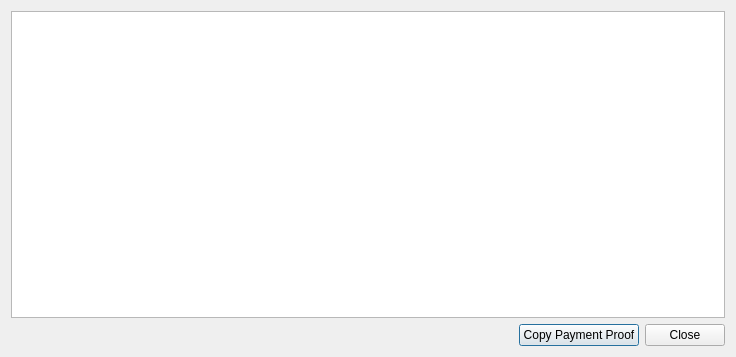
<?xml version="1.0" encoding="UTF-8"?>
<ui version="4.0">
 <class>TransactionDetailsDialog</class>
 <widget class="QDialog" name="TransactionDetailsDialog">
  <property name="geometry">
   <rect>
    <x>0</x>
    <y>0</y>
    <width>736</width>
    <height>357</height>
   </rect>
  </property>
  <property name="windowTitle">
   <string>Transaction details</string>
  </property>
  <layout class="QVBoxLayout" name="verticalLayout">
   <item>
    <widget class="QTextBrowser" name="m_detailsBrowser"/>
   </item>
   <item>
    <layout class="QHBoxLayout" name="horizontalLayout">
     <item>
      <spacer name="horizontalSpacer">
       <property name="orientation">
        <enum>Qt::Horizontal</enum>
       </property>
       <property name="sizeHint" stdset="0">
        <size>
         <width>40</width>
         <height>20</height>
        </size>
       </property>
      </spacer>
     </item>
     <item>
      <widget class="QPushButton" name="m_copyProofButton">
       <property name="visible">
        <bool>false</bool>
       </property>
       <property name="text">
        <string>Copy Payment Proof</string>
       </property>
      </widget>
     </item>
     <item>
      <widget class="QPushButton" name="m_closeButton">
       <property name="text">
        <string>Close</string>
       </property>
      </widget>
     </item>
    </layout>
   </item>
  </layout>
 </widget>
 <resources/>
 <connections>
  <connection>
   <sender>m_closeButton</sender>
   <signal>clicked()</signal>
   <receiver>TransactionDetailsDialog</receiver>
   <slot>accept()</slot>
   <hints>
    <hint type="sourcelabel">
     <x>619</x>
     <y>331</y>
    </hint>
    <hint type="destinationlabel">
     <x>335</x>
     <y>178</y>
    </hint>
   </hints>
  </connection>
 </connections>
</ui>
